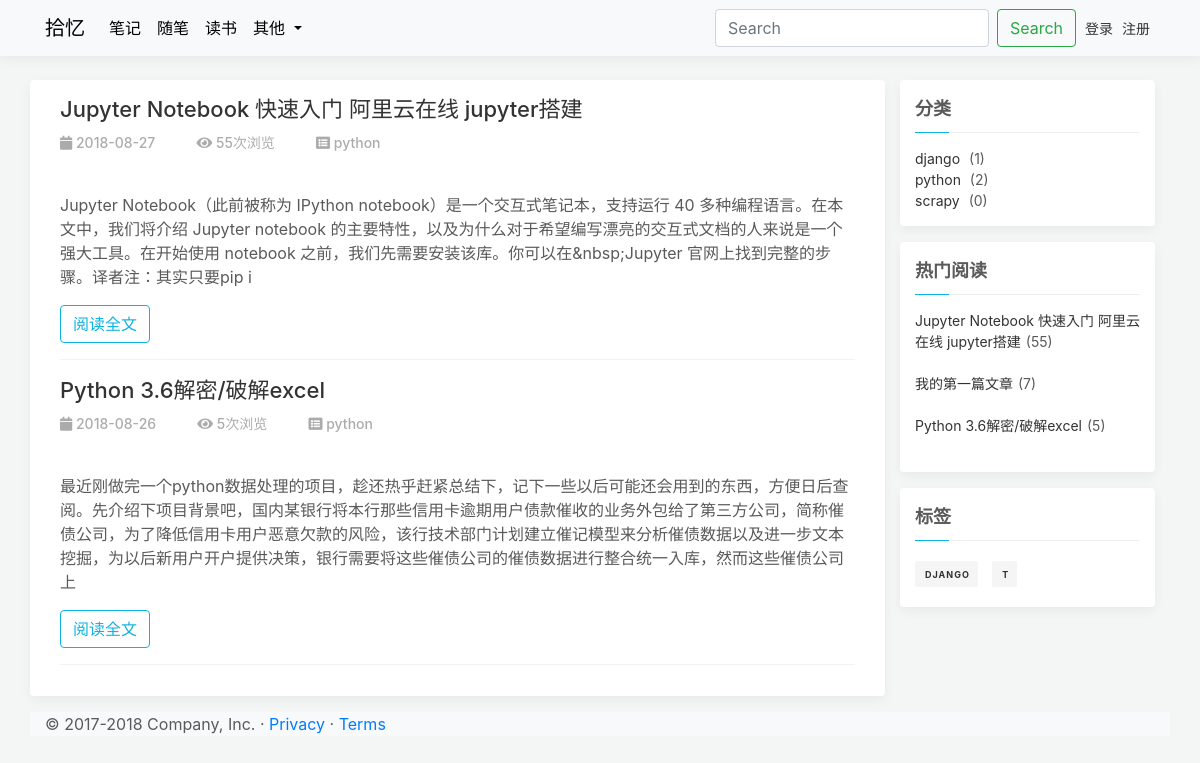
The app's page /category/2/, older data.
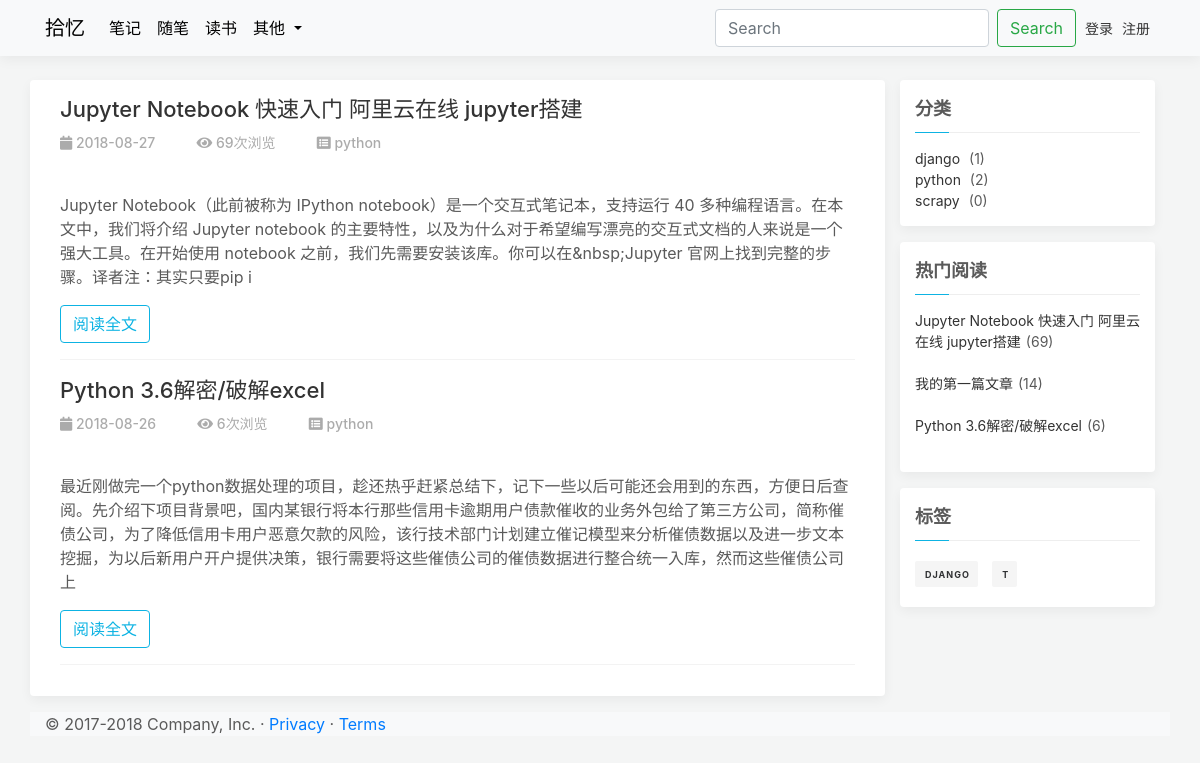
The same page, newer data.
### apps/blog/models.py (models this page shows, shortened)
class Article(models.Model):
    STATUS_CHOICES = (
        ('d', '草稿'),
        ('p', '发表'),
    )
    title = models.CharField(verbose_name='标题', max_length=100)
    content = models.TextField(verbose_name='正文', blank=True, null=True)
    status = models.CharField(verbose_name='状态', max_length=1, choices=STATUS_CHOICES, default='p')
    views = models.PositiveIntegerField(verbose_name='浏览量', default=0)
    created_time = models.DateTimeField(verbose_name='创建时间', default=now)
    pub_time = models.DateTimeField(verbose_name='发布时间', blank=True, null=True)
    last_mod_time = models.DateTimeField(verbose_name='修改时间', default=now)
    category = models.ForeignKey(Category, verbose_name='分类', on_delete=models.CASCADE, blank=False, null=False)
    tags = models.ManyToManyField(Tag, verbose_name='标签集合', blank=True)
    class Meta:
        ordering = ['-pub_time']  # 按文章创建日期降序
        verbose_name = '文章'  # 指定后台显示模型名称
        verbose_name_plural = '文章列表'  # 指定后台显示模型复数名称
        db_table = 'article'  # 数据库表名
        get_latest_by = 'created_time'

class Category(models.Model):
    name = models.CharField(verbose_name='类别名称', max_length=64)
    created_time = models.DateTimeField(verbose_name='创建时间', default=now)
    last_mod_time = models.DateTimeField(verbose_name='修改时间', default=now)
    class Meta:
        ordering = ['name']
        verbose_name = "类别名称"
        verbose_name_plural = '分类列表'
        db_table = "category"  # 数据库表名
    def __str__(self):
        return self.name

### apps/blog/views.py (the view)
# urls.py: path('category/<int:id>/', views.search_category, name='category_menu'),  # 分类搜索
def search_category(request, id):  # 分类搜索
    posts = Article.objects.filter(category_id=str(id))
    category = categories.get(id=str(id))
    paginator = Paginator(posts, settings.PAGE_NUM)  # 每页显示数量
    try:
        page = request.GET.get('page')  # 获取URL中page参数的值
        post_list = paginator.page(page)
    except PageNotAnInteger:
        post_list = paginator.page(1)
    except EmptyPage:
        post_list = paginator.page(paginator.num_pages)
    return render(request, 'category.html',
                  {'post_list': post_list, 'category_list': categories, 'hot_articles': hot_articles, 'tag_list': tags,
                   'category': category})

### apps/blog/models.py (called while the page is built)
    def __str__(self):
        return self.name

### templates/category.html (shortened to what this page needs)
{% extends '_base.html' %}
{% load static %}
{% block head %}
    <link rel="stylesheet" type="text/css" href="{% static 'css/home.css' %}"/>
{% endblock %}
{% block content %}
    <div class="container">
        <div class="row">
            <div class="col-md-9 tyq-box">
                <div class="container">
                    {% for post in post_list %}
                        <article class="tyq-post">
                            <div class="post-header">
                                <h4 class="post-title"><a href="{% url 'detail' id=post.id %}"
                                                          style="text-decoration: none">{{ post.title }}</a></h4>
                                <ul class="tyq-ul post-meta">
                                    <li><i class="fa fa-calendar"
                                           aria-hidden="true"></i>&nbsp;{{ post.pub_time |date:'Y-m-d' }}&nbsp;&nbsp;
                                    </li>
                                    <li><i class="fa fa-eye" aria-hidden="true"></i>&nbsp;{{ post.views }}次浏览&nbsp;&nbsp;
                                    </li>
                                    <li><i class="fa fa-list-alt"></i>&nbsp;{{ post.category }}&nbsp;&nbsp;
                                    </li>
                                </ul>
                            </div>
                            <div class="post-preview">
                            </div>
                            <div class="post-content">
                                <p>
                                    {{ post.content|striptags|truncatechars:200 }}
                                </p>
                            </div>
                            <div><a href="{% url 'detail' id=post.id %}" class="btn btn-outline-custom ">阅读全文 </a>
                            </div>
                        </article>
                    {% endfor %}
                </div>
            </div>
            <div class="col-md-3">
                <div class="tyq-box">
                    <div class="tyq-title ">分类</div>
                    <ul class="tyq-ul">
                        {% for category in category_list %}
                            <li><a href="{% url 'category_menu' category.id %}">{{ category }}</a>
                                ({{ category.article_set.all.count }})
                            </li>
                        {% endfor %}
                    </ul>
                </div>
              <div class="tyq-box mt-3">
                    <div class="tyq-title">热门阅读</div>
                    <ul class="tyq-ul">
                               {% for article in hot_articles %}
                        <li>
                            <a href="{% url 'detail' id=article.id %}"
                               style="text-decoration: none">{{article.title }}</a>({{ article.views }})
                        </li>
                                   <br>
                    {% empty %}
                        暂无热门阅读！
                    {% endfor %}
                    </ul>
                </div>
                <div class="tyq-box  mt-3">
                    <div class="tyq-title">标签</div>
                    <div class="tyq-tag">
                        {% for  tag in tag_list  %}
                 <a href="{% url 'search_tag' tag %}">{{ tag }}</a>
                                {% endfor %}
                    </div>
                </div>
            </div>
        </div>
    </div>
{% endblock %}

Row changes from the older to the newer data that the page shows:
changed Article "Jupyter Notebook 快速入门 阿里云在线 jupyter搭建": views "55" → "69"
changed Article "Python 3.6解密/破解excel": views "5" → "6"
changed Article "我的第一篇文章": views "7" → "14"
